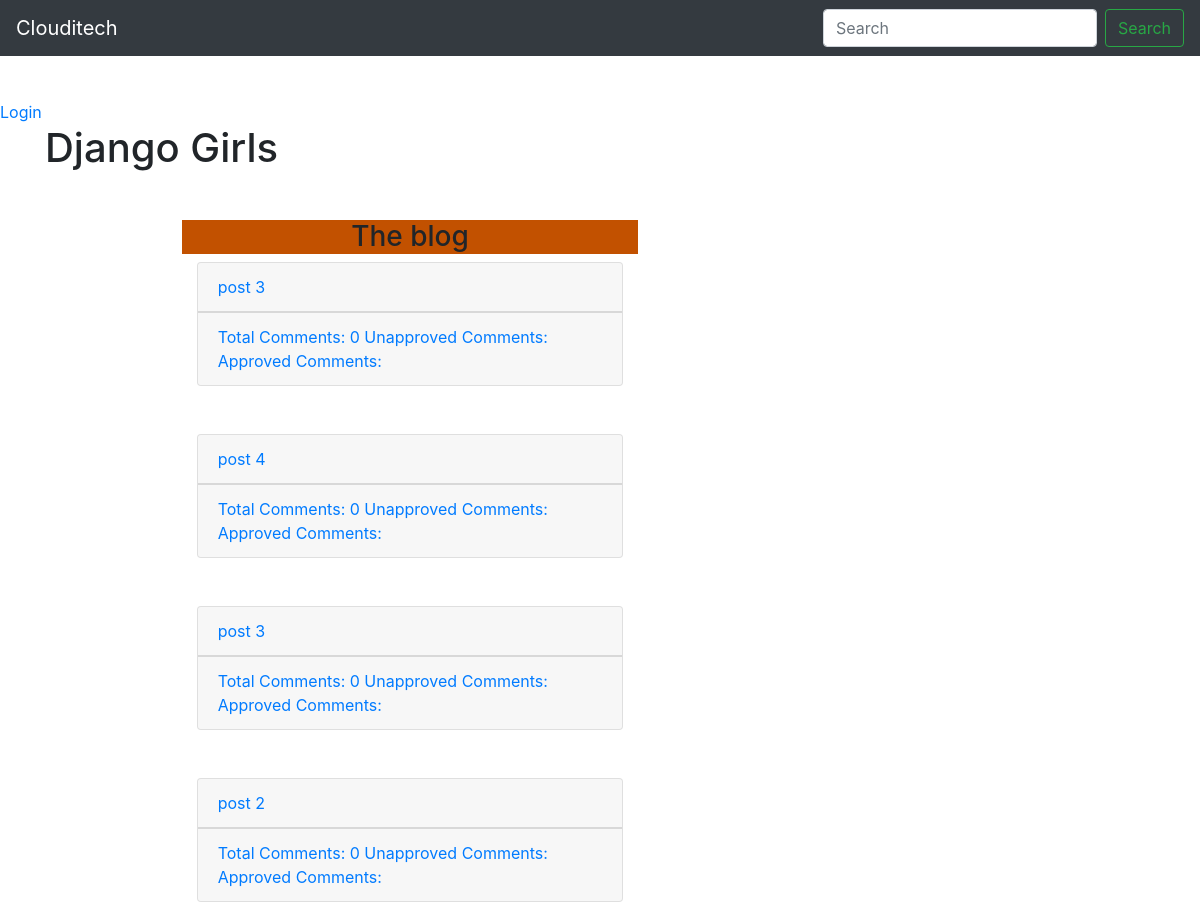
Before: / (upper part) with the older database file.
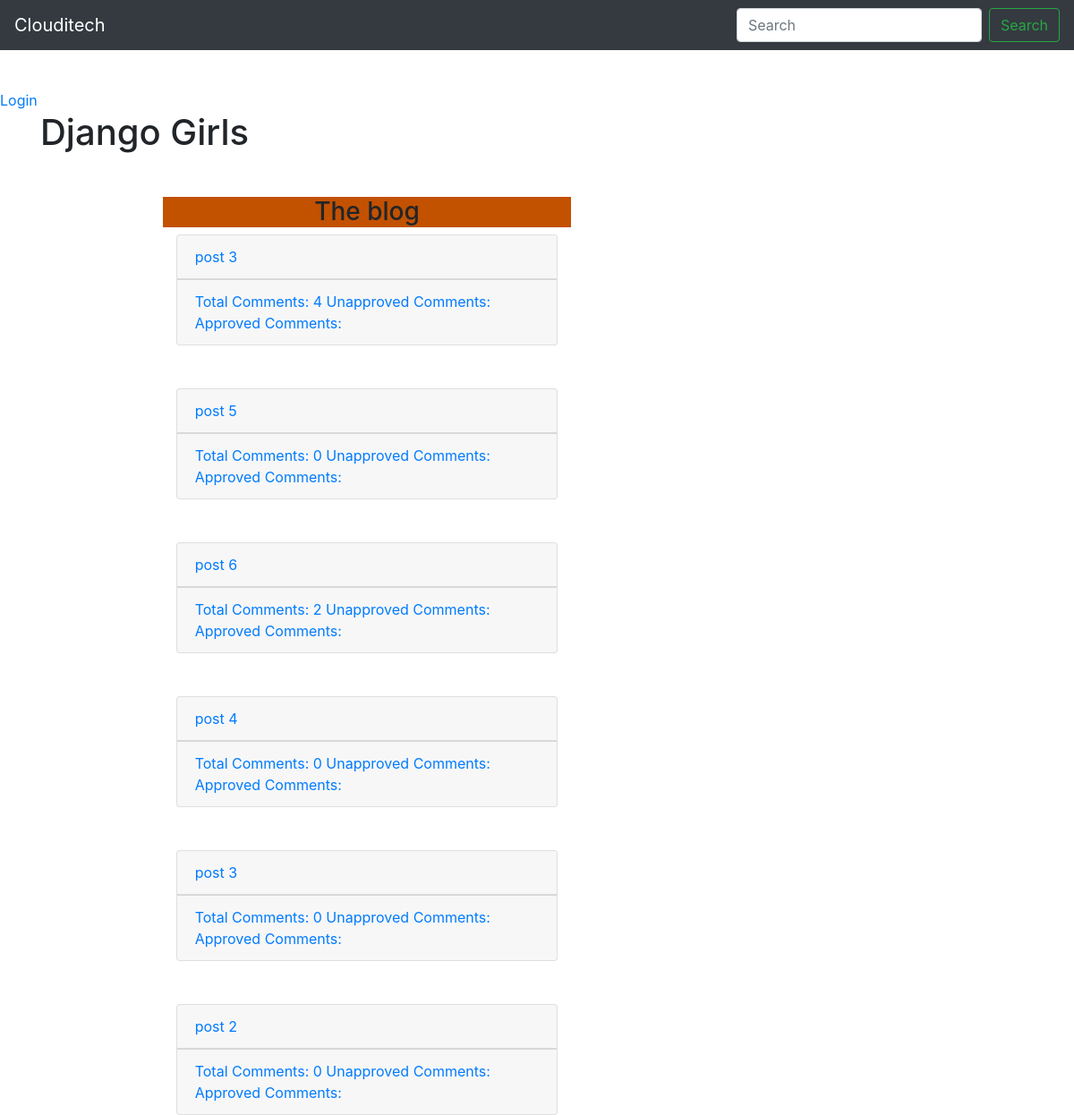
After: the same page with the newer database file.
### blog/models.py (models this page shows, shortened)
class Post(models.Model):
    author = models.ForeignKey(settings.AUTH_USER_MODEL, on_delete=models.CASCADE)
    title = models.CharField(max_length=200)
    text = models.TextField()
    created_date = models.DateTimeField(default=timezone.now())
    published_date = models.DateTimeField(blank=True, null=True)
    def get_absolute_url(self):
        return reverse('blog:detail', args=[str(self.id)])

### blog/views.py (the view)
# urls.py: path('', views.index, name='index'),
def index(request):
    post = Post.objects.filter(published_date__lte=timezone.now()).order_by('-published_date')
    return render(request, 'blog/index.html', {'post': post})

### blog/templates/blog/index.html
{% extends 'blog/base.html' %}
{% block content %}
    <h1>Django Girls</h1>
    <article>
        <div class="container mt-5">
            <div class="row">
                <div class="col-md-8 mx-auto">
                    <h3>The blog</h3>
                    <div class="container">
                        {% for item in post %}
                            <div class="card">
                                <div class="card-header">
                                    <a href="{{ item.get_absolute_url }}">{{ item.title }}</a>
                                </div>
                                <div class="card-footer">
                                    <a href="{{ item.get_absolute_url }}">Total Comments: {{ item.comments.count }}</a>
                                    <a href="{{ item.get_absolute_url }}">Unapproved Comments: {{ item.unapproved_comments.count }}</a>
                                    <a href="{{ item.get_absolute_url }}">Approved Comments: {{ item.approved_comments.count }}</a>
                                </div>
                            </div><br><br>
                        {% endfor %}
                    </div>
                </div>
            </div>
        </div>
    </article>
{% endblock %}

Changed rows visible on the page:
removed Post: title "post 3", comments.count "0"
now on this page (row edited): Post: title "post 3", comments.count "4"
now on this page (row edited): Post: title "post 5", comments.count "0"
now on this page (row edited): Post: title "post 6", comments.count "2"
